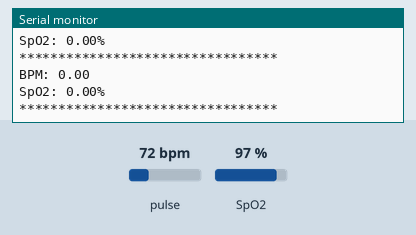
Bench run of a sketch on a simulated Arduino Uno, built with avr-gcc and run on an emulated ATmega328P. Shown: the last lines printed to the serial monitor. The inputs (shaded band) are chosen by the test bench; at power-on: pulse 72 bpm, SpO2 97 %.

Above: at 1.3 s.
1.4 s: pulse set to 42 bpm
At 1.73 s:
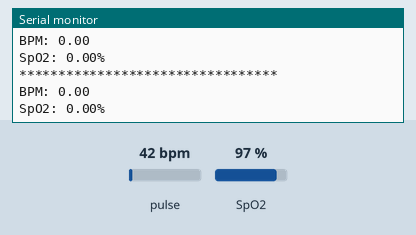
2.9 s: SpO2 set to 80 %
At 2.95 s:
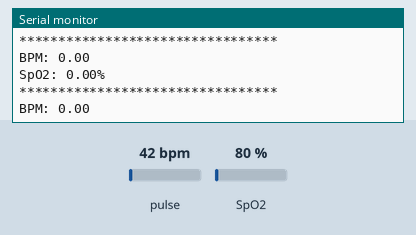
4.4 s: pulse set to 70 bpm
At 4.48 s:
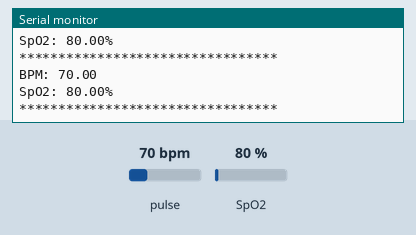
Timing chart, 0 to 7.4 s (numbered marks = the images above; inputs shaded):
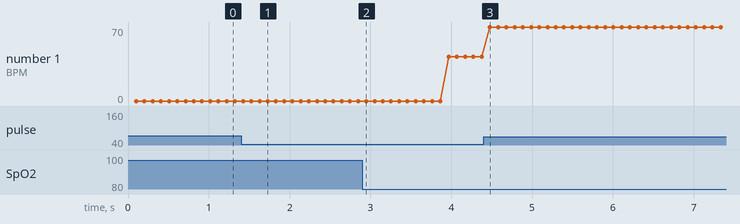

The sketch:

MAX30100.ino
```cpp
#include <Wire.h>
#include "MAX30100_PulseOximeter.h"

#define REPORTING_PERIOD_MS     1000

float BPM, SpO2;

PulseOximeter pox;

void setup()
{
  Serial.begin(115200);
  delay(100);
      Serial.print("Initializing pulse oximeter..");
  if (!pox.begin())
  {
    Serial.println("FAILED");
    for (;;);
  }
  else
  {
    Serial.println("SUCCESS");
  }
}

void loop()
{
  pox.update();
  {
    BPM = pox.getHeartRate();
    SpO2 = pox.getSpO2();

    Serial.print("BPM: ");
    Serial.println(BPM);

    Serial.print("SpO2: ");
    Serial.print(SpO2);
    Serial.println("%");

    Serial.println("*********************************");
    Serial.println();
      delay(100);
  }
}
```

Measured:
- after the input at 4.4 s, the serial monitor: prints a new line after 0.08 s (image 3)
- plotted number 1: 42 → 70 after the input at 4.4 s
